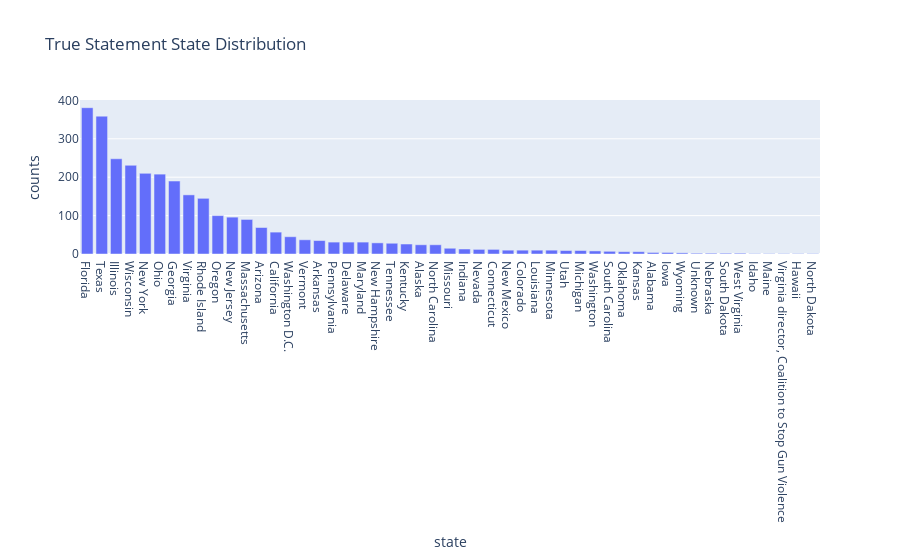

Notebook cell for this chart:
### Code cell
state_true_counts = true_ex.state_info.value_counts()
px.bar(state_true_counts, x=state_true_counts.index, y=state_true_counts.values, labels={"index": "state", "y": "counts"}, title="True Statement State Distribution")

### Figure 1 — Plotly figure (JSON) as saved in the notebook; plotly's stock layout.template omitted (floating-point values rounded to 4 significant figures)
{"data": [{"alignmentgroup": "True", "hovertemplate": "state=%{x}<br>counts=%{y}<extra></extra>", "legendgroup": "", "marker": {"color": "#636efa", "pattern": {"shape": ""}}, "name": "", "offsetgroup": "", "orientation": "v", "showlegend": false, "textposition": "auto", "x": ["Florida", "Texas", "Illinois", "Wisconsin", "New York", "Ohio", "Georgia", "Virginia", "Rhode Island", "Oregon", "New Jersey", "Massachusetts", "Arizona", "California", "Washington D.C.", "Vermont", "Arkansas", "Pennsylvania", "Delaware", "Maryland", "New Hampshire", "Tennessee", "Kentucky", "Alaska", "North Carolina", "Missouri", "Indiana", "Nevada", "Connecticut", "New Mexico", "Colorado", "Louisiana", "Minnesota", "Utah", "Michigan", "Washington", "South Carolina", "Oklahoma", "Kansas", "Alabama", "Iowa", "Wyoming", "Unknown", "Nebraska", "South Dakota", "West Virginia", "Idaho", "Maine", "Virginia director, Coalition to Stop Gun Violence", "Hawaii", "North Dakota"], "xaxis": "x", "y": [381, 359, 248, 231, 210, 208, 190, 154, 145, 100, 96, 90, 69, 57, 45, 37, 35, 31, 31, 31, 29, 28, 26, 24, 24, 15, 13, 12, 12, 10, 10, 10, 10, 9, 9, 8, 7, 6, 6, 4, 4, 3, 2, 2, 2, 2, 1, 1, 1, 1, 1], "yaxis": "y", "type": "bar"}], "layout": {"xaxis": {"anchor": "y", "domain": [0, 1], "title": {"text": "state"}}, "yaxis": {"anchor": "x", "domain": [0, 1], "title": {"text": "counts"}}, "legend": {"tracegroupgap": 0}, "title": {"text": "True Statement State Distribution"}, "barmode": "relative"}}
